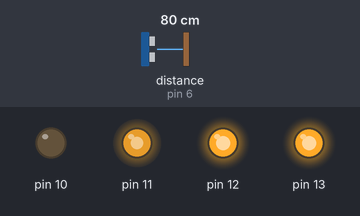
Bench run of a sketch on a simulated Arduino Uno, built with avr-gcc and run on an emulated ATmega328P. Shown: output pins drawn as LEDs (lit = HIGH). Wiring (inferred from the names in the program): ultrasonic range finder: trigger pin 5; echo pin 6. The inputs (shaded band) are chosen by the test bench; at power-on: distance to the obstacle (sensor on pin 6) 80 cm. The echo pulse lasts 58.3 µs per cm; random numbers use the default seed unless the sketch sets one; pins used as bus, display or sensor lines are not drawn.

Above: at 1.2 s.
1.3 s: distance to the obstacle (sensor on pin 6) set to 18 cm
At 2.0 s:
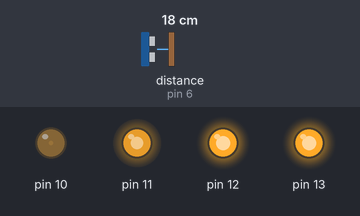
2.8 s: distance to the obstacle (sensor on pin 6) set to 16 cm
4.3 s: distance to the obstacle (sensor on pin 6) set to 12 cm
At 5.8 s:
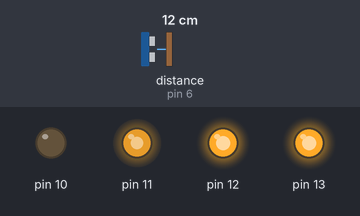
Timing chart, 0 to 7.3 s (numbered marks = the images above; inputs shaded):
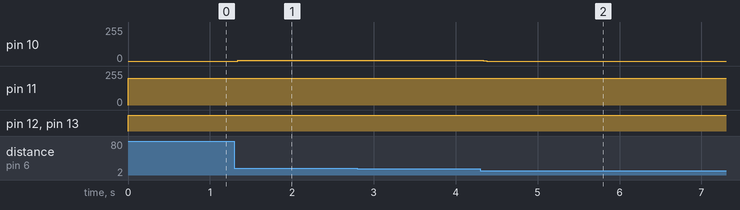

Measured:
- after the input at 1.3 s, pin 10: 0/255 → 7/255 at once
- after the input at 2.8 s, every drawn part: stays the same
- after the input at 4.3 s, pin 10: 7/255 → 0/255 at once

The sketch:

BotMcBotFace.ino
```cpp
#define MOTOR_LEFT_FRONT_A 43
#define MOTOR_LEFT_FRONT_B 45
#define MOTOR_LEFT_FRONT_PWM 12

#define MOTOR_LEFT_BACK_A 39
#define MOTOR_LEFT_BACK_B 41
#define MOTOR_LEFT_BACK_PWM 13

#define MOTOR_RIGHT_FRONT_A 47
#define MOTOR_RIGHT_FRONT_B 49
#define MOTOR_RIGHT_FRONT_PWM 10

#define MOTOR_RIGHT_BACK_A 51
#define MOTOR_RIGHT_BACK_B 53
#define MOTOR_RIGHT_BACK_PWM 11

#define MOTOR_MIN_PWM 100
#define MOTOR_MAX_PWM 255

#define SONIC_TRIGGER 5
#define SONIC_ECHO 6

#define STOP_DISTANCE 200

#define DEFAULT_SPEED 65

#define FULL_TURN_DURATION_MILLIS 3400

#define CLOCKWISE 1
#define COUNTERCLOCKWISE 2
#define DIRECTION_CHANGE_CHANCE 25

#define EVADE_ANGLE_MAX 180
#define EVADE_ANGLE_MIN 45
#define EVADE_ANGLE_DIFF 180 - 45

struct Motor {
  const byte pinA;
  const byte pinB;
  const byte pinPwm;
  const bool flipped;
};

struct Sonic {
  const byte pinTrigger;
  const byte pinEcho;
};

struct SonicValues {
  float duration;
  float distance;
};

const Motor motorLeftFront = { MOTOR_LEFT_FRONT_A, MOTOR_LEFT_FRONT_B, MOTOR_LEFT_FRONT_PWM, false };
const Motor motorLeftBack = { MOTOR_LEFT_BACK_A, MOTOR_LEFT_BACK_B, MOTOR_LEFT_BACK_PWM, true };
const Motor motorRightFront = { MOTOR_RIGHT_FRONT_A, MOTOR_RIGHT_FRONT_B, MOTOR_RIGHT_FRONT_PWM, true };
const Motor motorRightBack = { MOTOR_RIGHT_BACK_A, MOTOR_RIGHT_BACK_B, MOTOR_RIGHT_BACK_PWM, false };

const Motor motors[4] = { motorLeftFront, motorLeftBack, motorRightFront, motorRightBack };

const Sonic sonic = { SONIC_TRIGGER, SONIC_ECHO };
SonicValues sonicValues = { -1, -1 };

byte evadeDirection = CLOCKWISE;
short evadeAngle = -1;

void setup() {
  Serial.begin(9600);

  randomSeed(analogRead(0));

  setupMotor(motorLeftFront);
  setupMotor(motorLeftBack);
  setupMotor(motorRightFront);
  setupMotor(motorRightBack);

  setupSonic(sonic);
}

void setupMotor(Motor motor) {
  pinMode(motor.pinA, OUTPUT);
  pinMode(motor.pinB, OUTPUT);
  pinMode(motor.pinPwm, OUTPUT);

}

void setupSonic(Sonic sonic) {
  pinMode(sonic.pinTrigger, OUTPUT);
  pinMode(sonic.pinEcho, INPUT);
}

void loop() {
  measureDistance(sonic, sonicValues);

  if(sonicValues.distance < 15) {
    evade();
  }
  else {
    setSpeed(DEFAULT_SPEED);
    driveForward();
  }
}

void measureDistance(Sonic sonic, SonicValues &values) {
  digitalWrite(sonic.pinTrigger, LOW);
  delayMicroseconds(2);
  digitalWrite(sonic.pinTrigger, HIGH);
  delayMicroseconds(10);
  digitalWrite(sonic.pinTrigger, LOW);

  values.duration = pulseIn(sonic.pinEcho, HIGH);
  values.distance = values.duration * 0.01715;
}

void driveForward() {
  for(Motor motor : motors) {
    driveForward(motor);
  }
}

void driveForward(Motor motor) {
  digitalWrite(motor.pinA, motor.flipped ? LOW : HIGH);
  digitalWrite(motor.pinB, motor.flipped ? HIGH : LOW);
}

void driveBackwards() {
  for(Motor motor : motors) {
    driveBackwards(motor);
  }
}

void driveBackwards(Motor motor) {
  digitalWrite(motor.pinA, motor.flipped ? HIGH : LOW);
  digitalWrite(motor.pinB, motor.flipped ? LOW : HIGH);
}

void stop() {
  for(Motor motor : motors) {
    stop(motor);
  }
}

void stop(Motor motor) {
  digitalWrite(motor.pinA, LOW);
  digitalWrite(motor.pinB, LOW);
}

void setSpeed(byte speedPercentage) {
  for(Motor motor : motors) {
    setSpeed(motor, speedPercentage);
  }
}

void setSpeed(Motor motor, byte speedPercentage) {
  int pwmValue = map(speedPercentage, 0, 100, MOTOR_MIN_PWM, MOTOR_MAX_PWM);
  analogWrite(motor.pinPwm, pwmValue);
}

void turnLeft(short angle) {
  setSpeed(DEFAULT_SPEED);

  driveForward(motorRightFront);
  driveForward(motorRightBack);
  driveBackwards(motorLeftFront);
  driveBackwards(motorLeftBack);

  delay(FULL_TURN_DURATION_MILLIS * (angle / (float)360));

  stop();
}

void turnRight(short angle) {
  setSpeed(DEFAULT_SPEED);

  driveBackwards(motorRightFront);
  driveBackwards(motorRightBack);
  driveForward(motorLeftFront);
  driveForward(motorLeftBack);

  delay(FULL_TURN_DURATION_MILLIS * (angle / (float)360));

  stop();
}

void evade() {
  if(random(100) < DIRECTION_CHANGE_CHANCE) {
    evadeDirection = evadeDirection == CLOCKWISE ? COUNTERCLOCKWISE : CLOCKWISE;
  }

  evadeAngle = random(EVADE_ANGLE_DIFF) + EVADE_ANGLE_MIN;
  if(evadeDirection == CLOCKWISE) {
    turnRight(evadeAngle);
  }
  else {
    turnLeft(evadeAngle);
  }
}
```
